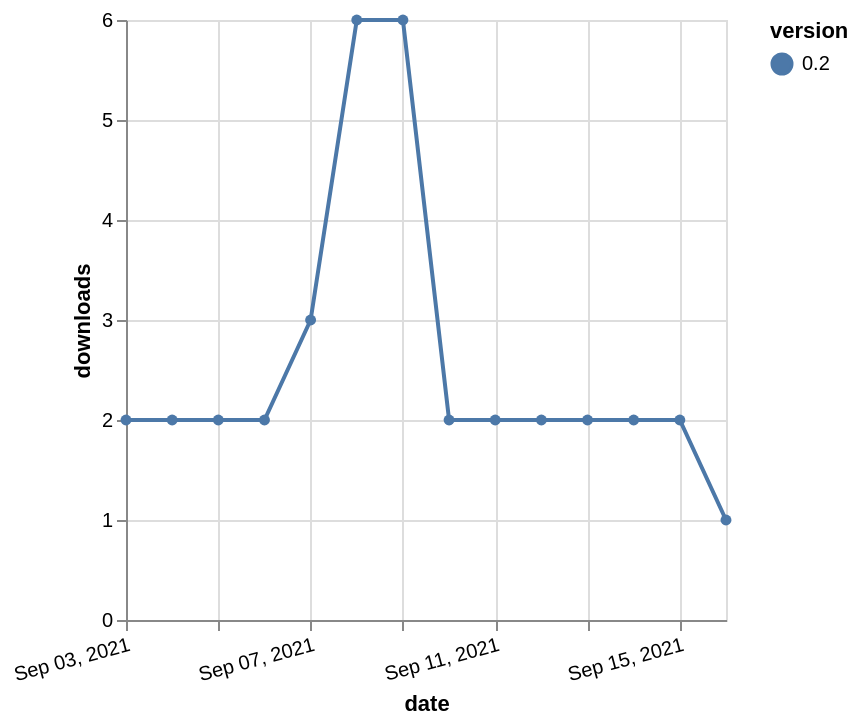

Vega-Lite specification stored for this chart:
### Vega-Lite specification from a JSON file in a GitHub repository (floating-point values rounded to 4 significant figures)
{"$schema": "https://vega.github.io/schema/vega-lite/v5.json", "description": "A simple bar chart with embedded data.", "data": {"values": [{"date": "2021-09-03", "total": 2547, "delta": 2, "version": "0.2"}, {"date": "2021-09-04", "total": 2549, "delta": 2, "version": "0.2"}, {"date": "2021-09-05", "total": 2551, "delta": 2, "version": "0.2"}, {"date": "2021-09-06", "total": 2553, "delta": 2, "version": "0.2"}, {"date": "2021-09-07", "total": 2556, "delta": 3, "version": "0.2"}, {"date": "2021-09-08", "total": 2562, "delta": 6, "version": "0.2"}, {"date": "2021-09-09", "total": 2568, "delta": 6, "version": "0.2"}, {"date": "2021-09-10", "total": 2570, "delta": 2, "version": "0.2"}, {"date": "2021-09-11", "total": 2572, "delta": 2, "version": "0.2"}, {"date": "2021-09-12", "total": 2574, "delta": 2, "version": "0.2"}, {"date": "2021-09-13", "total": 2576, "delta": 2, "version": "0.2"}, {"date": "2021-09-14", "total": 2578, "delta": 2, "version": "0.2"}, {"date": "2021-09-15", "total": 2580, "delta": 2, "version": "0.2"}, {"date": "2021-09-16", "total": 2581, "delta": 1, "version": "0.2"}]}, "width": "container", "mark": {"type": "line", "point": {"filled": true}}, "encoding": {"x": {"field": "date", "type": "temporal", "timeUnit": "yearmonthdate", "title": "date", "axis": {"labelAngle": -15}}, "y": {"field": "delta", "type": "quantitative", "title": "downloads"}, "color": {"field": "version", "type": "nominal"}, "tooltip": {"field": "delta"}}}
